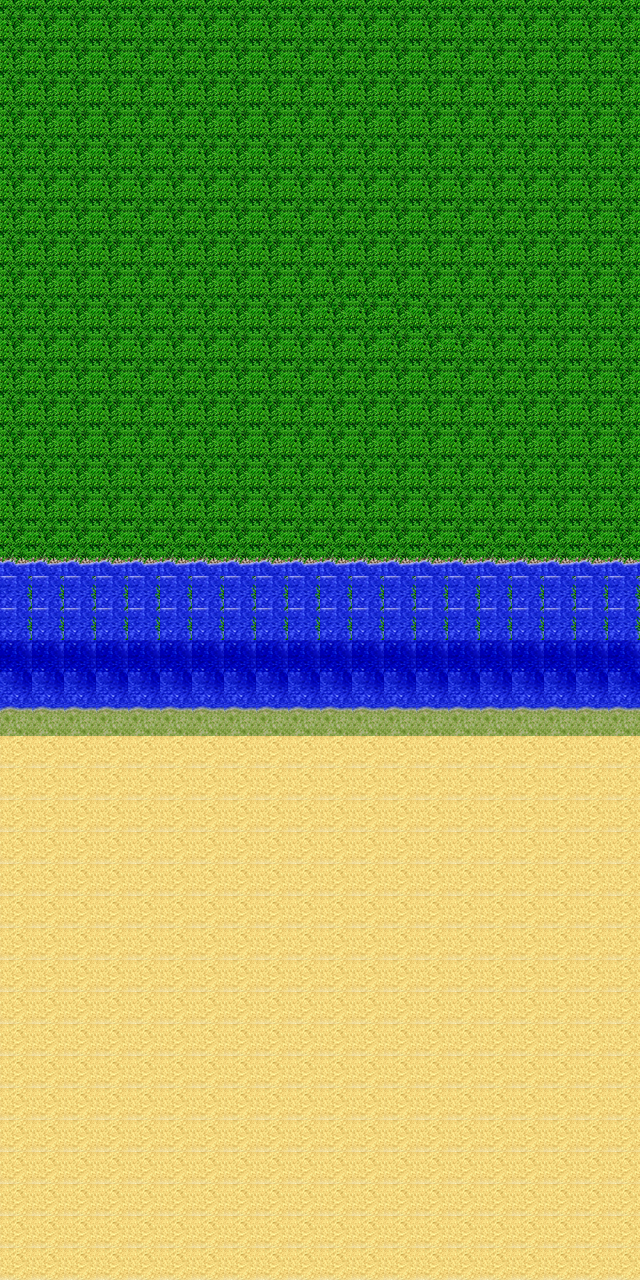

Below is a game level as drawn by its tile map, then a one-line description and the .tmx that defines it (tile-layer data replaced by summaries):
An orthogonal 20x40 tile map with 32x32 px tiles, 1 tile layer (map) and 2 objects (grasshero, landhero).

<map version="1.0" orientation="orthogonal" width="20" height="40" tilewidth="32" tileheight="32">
 <tileset firstgid="1" name="Tile02" tilewidth="32" tileheight="32">
  <image source="Tile02.png" trans="ff00ff" width="512" height="768" />
 </tileset>
 <layer name="map" width="20" height="40">
  <data>[800 cells, 800 non-empty, 8 distinct tile ids]</data>
 </layer>
 <objectgroup name="hero" width="20" height="40">
  <object name="grasshero" x="161" y="482" />
  <object name="landhero" x="203" y="859" />
 </objectgroup>
</map>